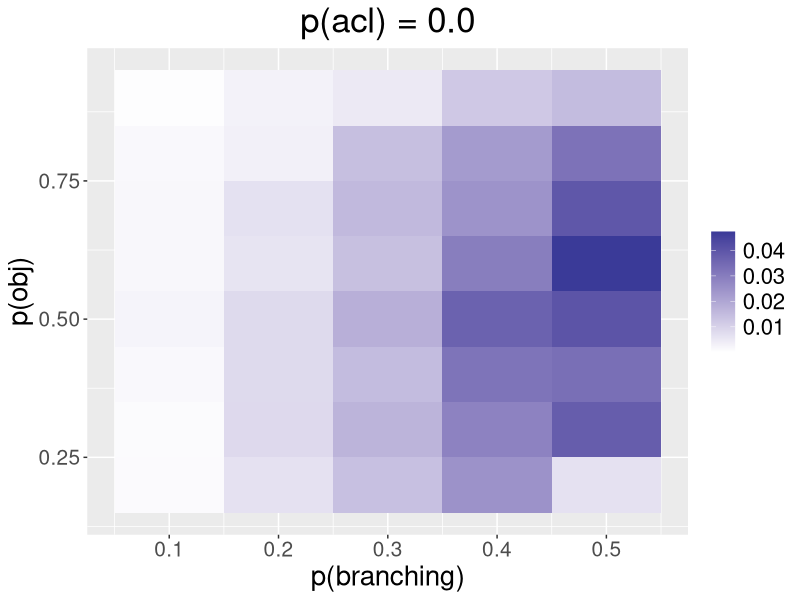
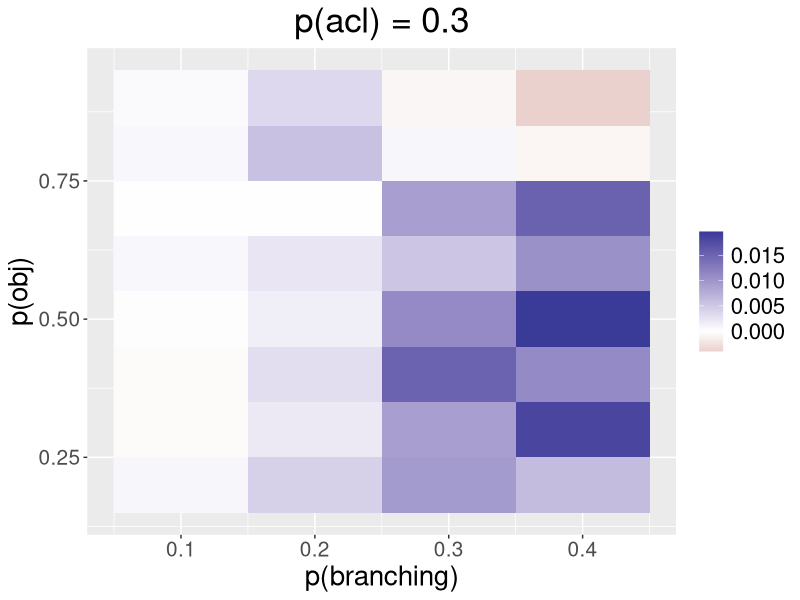

Generate these figures, in order, with R:
data = read.csv("results.tsv", sep="\t")

library(dplyr)
library(tidyr)
library(ggplot2)

data2 = data %>% filter(probNPBranching == 0.0)


data3 = data2 %>% mutate(probVPBranching_ = round(probVPBranching*10)/10, probObj_ = round(probObj*10)/10) %>% filter(probVPBranching_ > 0.0,probVPBranching < 0.5,  probObj_ < 1.0, probObj_ > 0.1)
data3 = data3 %>% group_by(probVPBranching_, probObj_) %>% summarise(Diff = mean(Diff))

#plot = ggplot(data=data2, aes(x=probVPBranching, y=probObj, color=Diff)) + geom_point()
#plot = ggplot(data=data3, aes(x=probVPBranching_, y=probObj_, color=-Diff)) + geom_point()

plot = ggplot(data=data3, aes(x=probVPBranching_, y=probObj_)) + geom_tile(aes(fill=-Diff))
plot = plot +     theme(text = element_text(size=20),    axis.text = element_text(size=15)) 
plot = plot + xlab("p(branching)") + ylab("p(obj)")
plot = plot + theme(legend.title=element_blank())
plot = plot + labs(title="p(acl) = 0.0")
plot = plot + theme(plot.title = element_text(hjust = 0.5, size=25))

plot = plot +  scale_fill_gradient2()

ggsave(plot, file="result_NPBranching0_0.pdf")


data4 = data %>% filter(probNPBranching == 0.3)
data5 = data4 %>% mutate(probVPBranching_ = round(probVPBranching*10)/10, probObj_ = round(probObj*10)/10) %>% filter(probVPBranching_ > 0.0, probVPBranching < 0.5, probObj_ < 1.0, probObj_ > 0.1)
data5 = data5 %>% group_by(probVPBranching_, probObj_) %>% summarise(Diff = mean(Diff))


plot = ggplot(data=data5, aes(x=probVPBranching_, y=probObj_)) + geom_tile(aes(fill=-Diff))
plot = plot +     theme(text = element_text(size=20),    axis.text = element_text(size=15)) 
plot = plot + xlab("p(branching)") + ylab("p(obj)")
plot = plot + theme(legend.title=element_blank())
plot = plot + labs(title="p(acl) = 0.3")
plot = plot + theme(plot.title = element_text(hjust = 0.5, size=25))

plot = plot +  scale_fill_gradient2()

ggsave(plot, file="result_NPBranching0_3.pdf")
